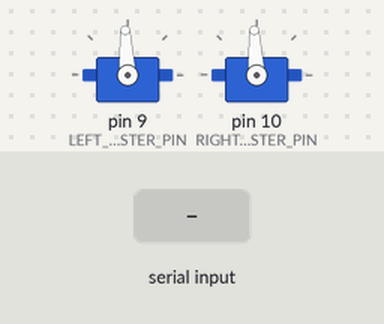
The sketch below on a simulated Arduino Uno, built with avr-gcc and run on an emulated ATmega328P. Shown: 2 × servo. The test bench sets the inputs (shaded band). What the sketch prints to the serial monitor is not drawn.

Above: at 3.2 s.
3.3 s: "90 45\n" received over Serial
At 3.7 s:
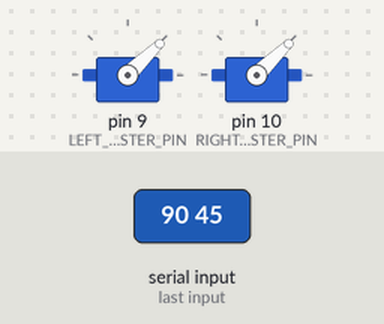
Timing chart, 0 to 6.3 s (numbered marks = the images above; inputs shaded):
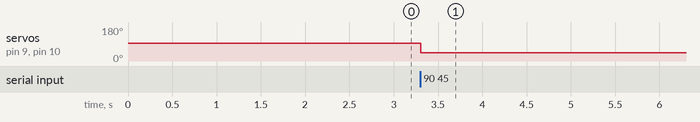

Measured:
- after the input at 3.3 s, servo on pin 9 (LEFT_THRUSTER_PIN), servo on pin 10 (RIGHT_THRUSTER_PIN): 93° → 44° at once

The sketch:

sketch_may23a.ino
```cpp
#include <Servo.h>

// Define the pins for the thrusters
const int LEFT_THRUSTER_PIN = 9;
const int RIGHT_THRUSTER_PIN = 10;

// Create Servo objects
Servo leftThruster;
Servo rightThruster;

// Variables to store PWM values
int pwmLeft = 1500;  // Default to neutral (1500 microseconds)
int pwmRight = 1500; // Default to neutral

void setup() {
  // Start serial communication
  Serial.begin(9600);
  while (!Serial) {
    ; // wait for serial port to connect. Needed for native USB port only
  }

  // Attach servos to their pins
  leftThruster.attach(LEFT_THRUSTER_PIN);
  rightThruster.attach(RIGHT_THRUSTER_PIN);

  // Arm the ESCs (optional, but often necessary)
  // Send neutral signal for a couple of seconds
  Serial.println("Arming ESCs...");
  leftThruster.writeMicroseconds(1500);
  rightThruster.writeMicroseconds(1500);
  delay(2000); // Adjust delay as needed for your ESCs
  Serial.println("ESCs Armed.");
}

void loop() {
  if (Serial.available() > 0) {
    String inputString = Serial.readStringUntil('\n');
    inputString.trim(); // Remove any leading/trailing whitespace

    // Find the space separating the two PWM values
    int spaceIndex = inputString.indexOf(' ');

    if (spaceIndex > 0) {
      String pwmLeftStr = inputString.substring(0, spaceIndex);
      String pwmRightStr = inputString.substring(spaceIndex + 1);

      // Convert strings to integers
      pwmLeft = pwmLeftStr.toInt();
      pwmRight = pwmRightStr.toInt();

      // Constrain PWM values to a safe range (e.g., 1000-2000 microseconds)
      // Adjust these values based on your ESC's specifications
      pwmLeft = constrain(pwmLeft, 1000, 2000);
      pwmRight = constrain(pwmRight, 1000, 2000);

      // Write the PWM values to the thrusters
      leftThruster.writeMicroseconds(pwmLeft);
      rightThruster.writeMicroseconds(pwmRight);

      // Optional: Print received values for debugging
      // Serial.print("Received Left: ");
      // Serial.print(pwmLeft);
      // Serial.print(" Right: ");
      // Serial.println(pwmRight);
    } else {
      // Optional: Handle malformed input
      // Serial.println("Error: Malformed input string");
    }
  }
  // Add a small delay to prevent overwhelming the serial buffer or ESCs
  // if commands are sent extremely rapidly without a newline.
  // Your Python script's timer_callback already paces this, so it might not be strictly needed here.
  // delay(10);
}
```
